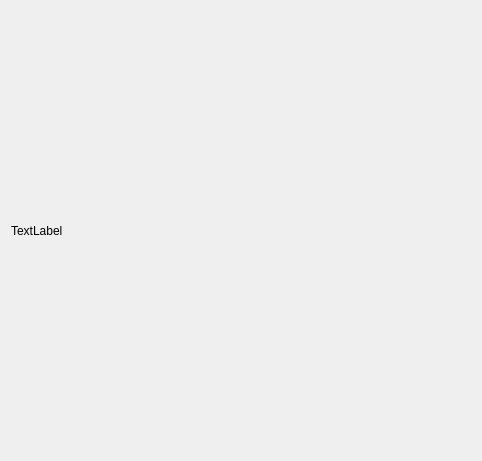
<?xml version="1.0" encoding="UTF-8"?>
<ui version="4.0">
 <class>Wait_Dialog</class>
 <widget class="QDialog" name="Wait_Dialog">
  <property name="geometry">
   <rect>
    <x>0</x>
    <y>0</y>
    <width>482</width>
    <height>461</height>
   </rect>
  </property>
  <property name="windowTitle">
   <string>Dialog</string>
  </property>
  <layout class="QGridLayout" name="gridLayout">
   <item row="0" column="0">
    <widget class="QLabel" name="label_waiting">
     <property name="text">
      <string>TextLabel</string>
     </property>
    </widget>
   </item>
  </layout>
 </widget>
 <resources/>
 <connections/>
</ui>
